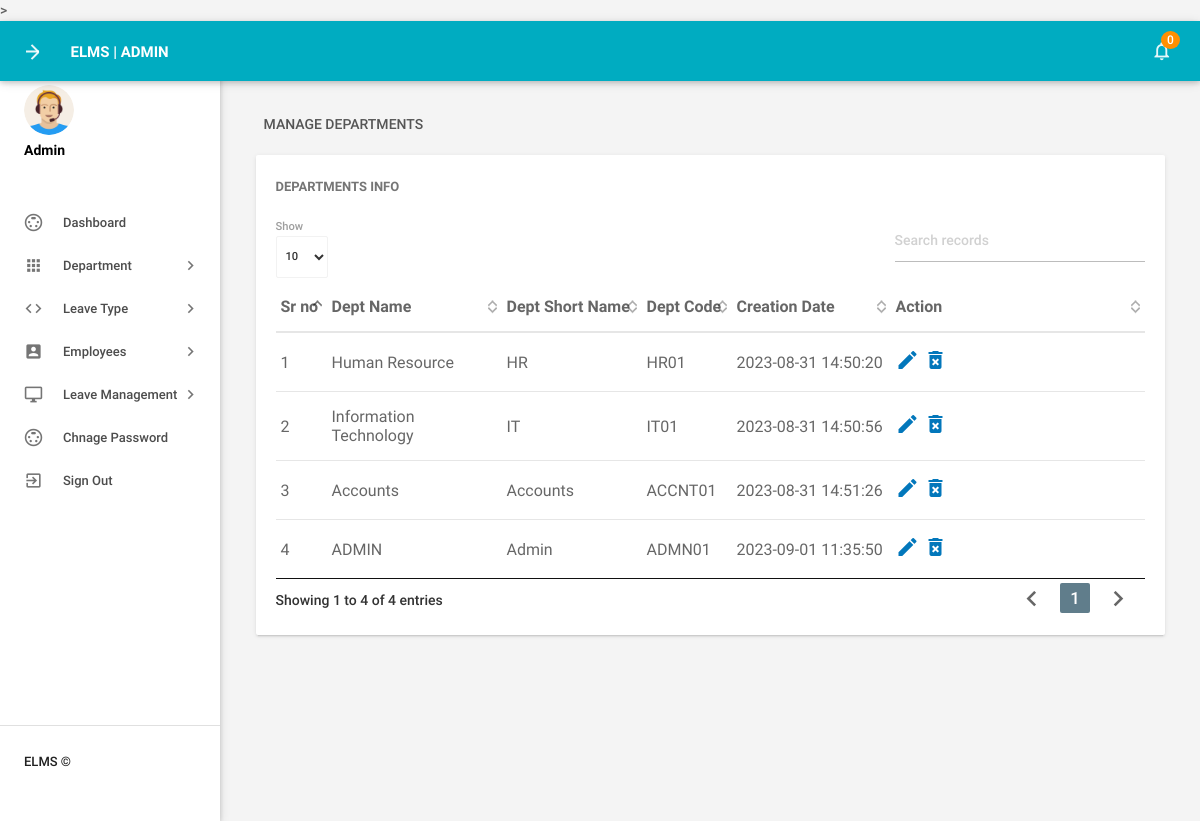
Screenshot of /admin/managedepartments.php (signed in) with the database file from the repository.
### tables this page shows
CREATE TABLE `tbldepartments` (
  `id` int(11) NOT NULL,
  `DepartmentName` varchar(150) DEFAULT NULL,
  `DepartmentShortName` varchar(100) DEFAULT NULL,
  `DepartmentCode` varchar(50) DEFAULT NULL,
  `CreationDate` timestamp NULL DEFAULT current_timestamp()
);

### admin/managedepartments.php (the view, shortened to what this page needs)
<?php
include('includes/config.php');
if(strlen($_SESSION['alogin'])==0)
    {
header('location:index.php');
}
else{
    ?>
<!DOCTYPE html>
<html lang="en">
    <head>
        <link type="text/css" rel="stylesheet" href="../assets/plugins/materialize/css/materialize.min.css"/>
        <link href="../assets/plugins/material-preloader/css/materialPreloader.min.css" rel="stylesheet">
        <link href="../assets/plugins/datatables/css/jquery.dataTables.min.css" rel="stylesheet">
        <link href="../assets/css/alpha.min.css" rel="stylesheet" type="text/css"/>
        <link href="../assets/css/custom.css" rel="stylesheet" type="text/css"/>
    </head>
    <body>
       <?php include('includes/header.php');?>
       <?php include('includes/sidebar.php');?>
            <main class="mn-inner">
                <div class="row">
                    <div class="col s12">
                        <div class="page-title">Manage Departments</div>
                    </div>
                    <div class="col s12 m12 l12">
                        <div class="card">
                            <div class="card-content">
                                <span class="card-title">Departments Info</span>
                                <table id="example" class="display responsive-table ">
                                    <thead>
                                        <tr>
                                            <th>Sr no</th>
                                            <th>Dept Name</th>
                                            <th>Dept Short Name</th>
                                            <th>Dept Code</th>
                                            <th>Creation Date</th>
                                            <th>Action</th>
                                        </tr>
                                    </thead>
                                    <tbody>
<?php $sql = "SELECT * from tbldepartments";
$query = $dbh -> prepare($sql);
$query->execute();
$results=$query->fetchAll(PDO::FETCH_OBJ);
$cnt=1;
if($query->rowCount() > 0)
{
foreach($results as $result)
{               ?>
                                        <tr>
                                            <td> <?php echo htmlentities($cnt);?></td>
                                            <td><?php echo htmlentities($result->DepartmentName);?></td>
                                            <td><?php echo htmlentities($result->DepartmentShortName);?></td>
                                            <td><?php echo htmlentities($result->DepartmentCode);?></td>
                                            <td><?php echo htmlentities($result->CreationDate);?></td>
                                            <td><a href="editdepartment.php?deptid=<?php echo htmlentities($result->id);?>"><i class="material-icons">mode_edit</i></a><a href="managedepartments.php?del=<?php echo htmlentities($result->id);?>" onclick="return confirm('Do you want to delete');"> <i class="material-icons">delete_forever</i></a></td>
                                        </tr>
                                         <?php $cnt++;} }?>
                                    </tbody>
                                </table>
                            </div>
                        </div>
                    </div>
                </div>
            </main>
        </div>
        <div class="left-sidebar-hover"></div>
    </body>
</html>
<?php } ?>

### admin/includes/header.php (shortened to what this page needs)
        <div class="mn-content fixed-sidebar">
            <header class="mn-header navbar-fixed">
                <nav class="cyan darken-1">
                    <div class="nav-wrapper row">
                        <section class="material-design-hamburger navigation-toggle">
                            <a href="#" data-activates="slide-out" class="button-collapse show-on-large material-design-hamburger__icon">
                                <span class="material-design-hamburger__layer"></span>
                            </a>
                        </section>
                        <div class="header-title col s3">
                            <span class="chapter-title">ELMS | Admin</span>
                        </div>
                        <ul class="right col s9 m3 nav-right-menu">
                            <li class="hide-on-small-and-down"><a href="javascript:void(0)" data-activates="dropdown1" class="dropdown-button dropdown-right show-on-large"><i class="material-icons">notifications_none</i>
<?php
$isread=0;
$sql = "SELECT id from tblleaves where IsRead=:isread";
$query = $dbh -> prepare($sql);
$query->bindParam(':isread',$isread,PDO::PARAM_STR);
$query->execute();
$unreadcount=$query->rowCount();?>
                                <span class="badge"><?php echo htmlentities($unreadcount);?></span></a></li>
                        </ul>
                    </div>
                </nav>
            </header>

### admin/includes/sidebar.php (shortened to what this page needs)
   <aside id="slide-out" class="side-nav white fixed">
              <div class="side-nav-wrapper">
                  <div class="sidebar-profile">
                      <div class="sidebar-profile-image">
                          <img src="../assets/images/profile-image.png" class="circle" alt="">
                      </div>
                      <div class="sidebar-profile-info">
                              <p>Admin</p>
                      </div>
                  </div>
              <ul class="sidebar-menu collapsible collapsible-accordion" data-collapsible="accordion">
                  <li class="no-padding"><a class="waves-effect waves-grey" href="dashboard.php"><i class="material-icons">settings_input_svideo</i>Dashboard</a></li>
                  <li class="no-padding">
                      <a class="collapsible-header waves-effect waves-grey"><i class="material-icons">apps</i>Department<i class="nav-drop-icon material-icons">keyboard_arrow_right</i></a>
                  </li>
                  <li class="no-padding">
                      <a class="collapsible-header waves-effect waves-grey"><i class="material-icons">code</i>Leave Type<i class="nav-drop-icon material-icons">keyboard_arrow_right</i></a>
                  </li>
                  <li class="no-padding">
                      <a class="collapsible-header waves-effect waves-grey"><i class="material-icons">account_box</i>Employees<i class="nav-drop-icon material-icons">keyboard_arrow_right</i></a>
                  </li>
 <li class="no-padding">
                      <a class="collapsible-header waves-effect waves-grey"><i class="material-icons">desktop_windows</i>Leave Management<i class="nav-drop-icon material-icons">keyboard_arrow_right</i></a>
                  </li>
<li class="no-padding"><a class="waves-effect waves-grey" href="changepassword.php"><i class="material-icons">settings_input_svideo</i>Chnage Password</a></li>
                      <li class="no-padding">
                              <a class="waves-effect waves-grey" href="logout.php"><i class="material-icons">exit_to_app</i>Sign Out</a>
                          </li>
              </ul>
                 <div class="footer">
                  <p class="copyright">ELMS ©</p>
              </div>
              </div>
          </aside>

### rows the page displays
tbldepartments: DepartmentName "Human Resource", DepartmentShortName "HR", DepartmentCode "HR01", CreationDate "2023-08-31 14:50:20"
tbldepartments: DepartmentName "Information Technology", DepartmentShortName "IT", DepartmentCode "IT01", CreationDate "2023-08-31 14:50:56"
tbldepartments: DepartmentName "Accounts", DepartmentShortName "Accounts", DepartmentCode "ACCNT01", CreationDate "2023-08-31 14:51:26"
tbldepartments: DepartmentName "ADMIN", DepartmentShortName "Admin", DepartmentCode "ADMN01", CreationDate "2023-09-01 11:35:50"

### other values shown
$unreadcount "0"
